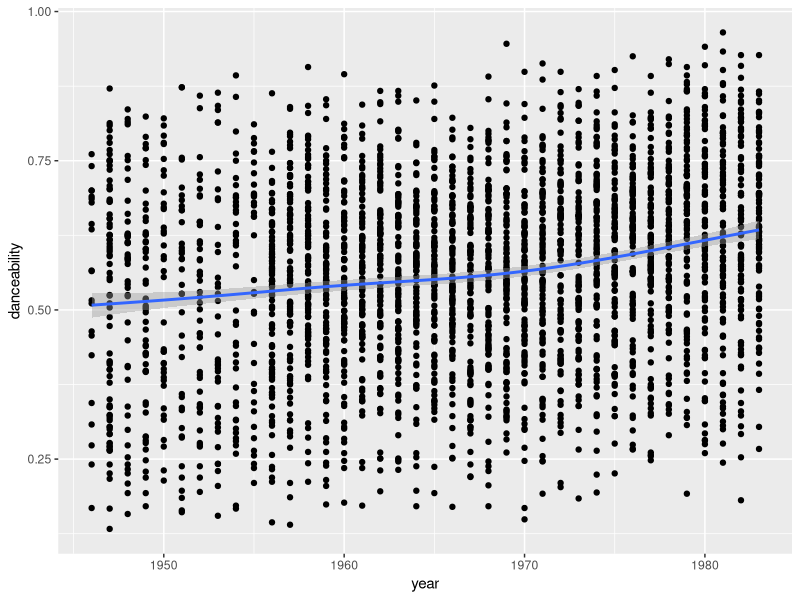
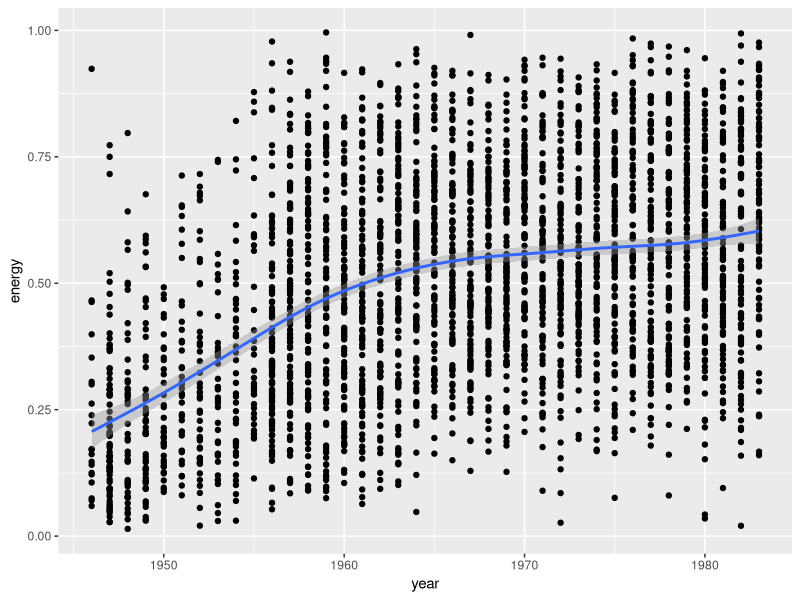
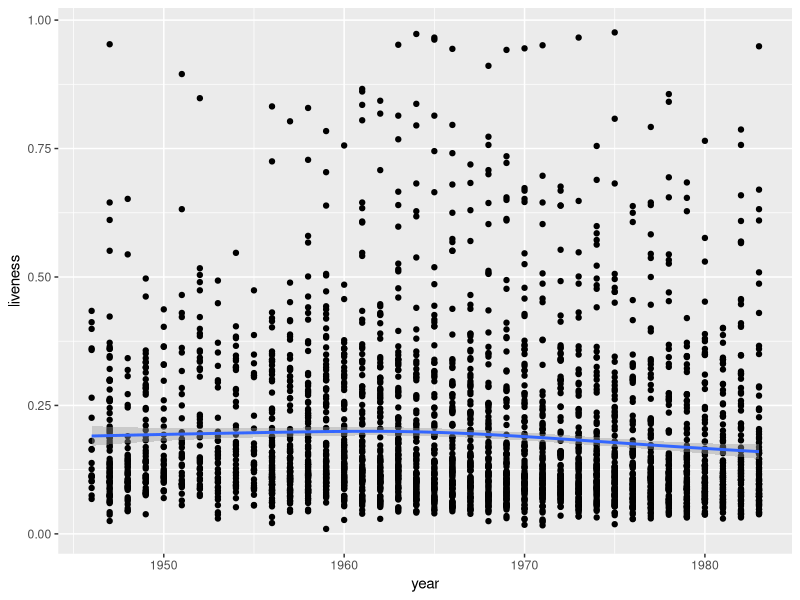

Write R code to recreate these figures, in order.
## ---- chunk 1
library(tidyverse)
database <- read_csv("familiar_music_database.csv", col_names = TRUE)
## ---- chunk 2
summary(database)

ggplot(data = database, aes(x = year, y = danceability)) +
  geom_point() +
  geom_smooth()

ggplot(data = database, aes(x = year, y = energy)) +
  geom_point() +
  geom_smooth() 

ggplot(data = database, aes(x = year, y = liveness)) +
  geom_point() +
  geom_smooth() 
